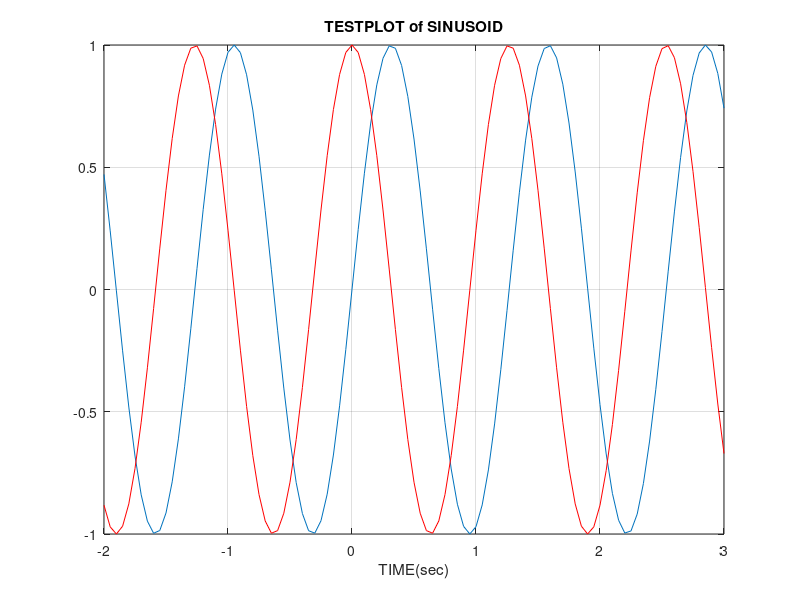

Source code (MATLAB):
% Original code
t = -2:0.05:3;
x = sin(2*pi*0.789*t);
plot(t,x), grid on
title('TESTPLOT of SINUSOID')
xlabel('TIME(sec)')

% Additional 3 lines of code
hold on
x1 = cos(2*pi*0.789*t);
plot(t,x1,'r')